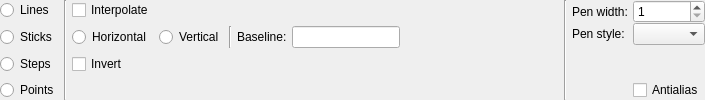
<?xml version="1.0" encoding="UTF-8"?>
<ui version="4.0">
 <class>CurveStyleWidget</class>
 <widget class="QWidget" name="CurveStyleWidget">
  <property name="geometry">
   <rect>
    <x>0</x>
    <y>0</y>
    <width>705</width>
    <height>98</height>
   </rect>
  </property>
  <property name="windowTitle">
   <string>Form</string>
  </property>
  <layout class="QGridLayout" name="gridLayout">
   <property name="horizontalSpacing">
    <number>5</number>
   </property>
   <property name="verticalSpacing">
    <number>-1</number>
   </property>
   <property name="margin">
    <number>0</number>
   </property>
   <item row="1" column="5">
    <widget class="Line" name="line_5">
     <property name="orientation">
      <enum>Qt::Vertical</enum>
     </property>
    </widget>
   </item>
   <item row="2" column="3">
    <widget class="QCheckBox" name="checkBoxStepsInvert">
     <property name="text">
      <string>Invert</string>
     </property>
    </widget>
   </item>
   <item row="1" column="4">
    <widget class="QRadioButton" name="radioButtonSticksOrientationVertical">
     <property name="text">
      <string>Vertical</string>
     </property>
    </widget>
   </item>
   <item row="0" column="3">
    <widget class="QCheckBox" name="checkBoxLinesInterpolate">
     <property name="text">
      <string>Interpolate</string>
     </property>
    </widget>
   </item>
   <item row="2" column="0" colspan="2">
    <widget class="QRadioButton" name="radioButtonSteps">
     <property name="sizePolicy">
      <sizepolicy hsizetype="Minimum" vsizetype="Fixed">
       <horstretch>0</horstretch>
       <verstretch>0</verstretch>
      </sizepolicy>
     </property>
     <property name="text">
      <string>Steps</string>
     </property>
    </widget>
   </item>
   <item row="1" column="3">
    <widget class="QRadioButton" name="radioButtonSticksOrientationHorizontal">
     <property name="text">
      <string>Horizontal</string>
     </property>
    </widget>
   </item>
   <item row="1" column="7">
    <widget class="QLineEdit" name="lineEditSticksBaseline">
     <property name="sizePolicy">
      <sizepolicy hsizetype="Minimum" vsizetype="Fixed">
       <horstretch>0</horstretch>
       <verstretch>0</verstretch>
      </sizepolicy>
     </property>
    </widget>
   </item>
   <item row="1" column="6">
    <widget class="QLabel" name="labelSticksBaseline">
     <property name="text">
      <string>Baseline:</string>
     </property>
    </widget>
   </item>
   <item row="0" column="0" colspan="2">
    <widget class="QRadioButton" name="radioButtonLines">
     <property name="sizePolicy">
      <sizepolicy hsizetype="Minimum" vsizetype="Fixed">
       <horstretch>0</horstretch>
       <verstretch>0</verstretch>
      </sizepolicy>
     </property>
     <property name="text">
      <string>Lines</string>
     </property>
    </widget>
   </item>
   <item row="0" column="10" rowspan="4">
    <layout class="QGridLayout" name="gridLayout_2">
     <property name="horizontalSpacing">
      <number>5</number>
     </property>
     <item row="1" column="1">
      <widget class="rqt_multiplot::PenStyleComboBox" name="comboBoxPenStyle">
       <property name="sizePolicy">
        <sizepolicy hsizetype="Minimum" vsizetype="Fixed">
         <horstretch>0</horstretch>
         <verstretch>0</verstretch>
        </sizepolicy>
       </property>
       <property name="maximumSize">
        <size>
         <width>16777215</width>
         <height>16777215</height>
        </size>
       </property>
       <property name="currentIndex">
        <number>-1</number>
       </property>
       <property name="insertPolicy">
        <enum>QComboBox::NoInsert</enum>
       </property>
       <property name="iconSize">
        <size>
         <width>50</width>
         <height>16</height>
        </size>
       </property>
      </widget>
     </item>
     <item row="0" column="1">
      <widget class="QSpinBox" name="spinBoxPenWidth">
       <property name="sizePolicy">
        <sizepolicy hsizetype="Minimum" vsizetype="Fixed">
         <horstretch>0</horstretch>
         <verstretch>0</verstretch>
        </sizepolicy>
       </property>
       <property name="minimum">
        <number>1</number>
       </property>
       <property name="maximum">
        <number>100</number>
       </property>
      </widget>
     </item>
     <item row="1" column="0">
      <widget class="QLabel" name="label_3">
       <property name="sizePolicy">
        <sizepolicy hsizetype="Preferred" vsizetype="Preferred">
         <horstretch>0</horstretch>
         <verstretch>0</verstretch>
        </sizepolicy>
       </property>
       <property name="text">
        <string>Pen style:</string>
       </property>
      </widget>
     </item>
     <item row="0" column="0">
      <widget class="QLabel" name="label_4">
       <property name="sizePolicy">
        <sizepolicy hsizetype="Preferred" vsizetype="Preferred">
         <horstretch>0</horstretch>
         <verstretch>0</verstretch>
        </sizepolicy>
       </property>
       <property name="text">
        <string>Pen width:</string>
       </property>
      </widget>
     </item>
     <item row="2" column="0">
      <spacer name="verticalSpacer">
       <property name="orientation">
        <enum>Qt::Vertical</enum>
       </property>
       <property name="sizeHint" stdset="0">
        <size>
         <width>20</width>
         <height>40</height>
        </size>
       </property>
      </spacer>
     </item>
     <item row="3" column="1">
      <widget class="QCheckBox" name="checkBoxRenderAntialias">
       <property name="text">
        <string>Antialias</string>
       </property>
      </widget>
     </item>
    </layout>
   </item>
   <item row="1" column="8">
    <spacer name="horizontalSpacer">
     <property name="orientation">
      <enum>Qt::Horizontal</enum>
     </property>
     <property name="sizeHint" stdset="0">
      <size>
       <width>40</width>
       <height>20</height>
      </size>
     </property>
    </spacer>
   </item>
   <item row="0" column="2" rowspan="4">
    <widget class="Line" name="line_7">
     <property name="orientation">
      <enum>Qt::Vertical</enum>
     </property>
    </widget>
   </item>
   <item row="0" column="9" rowspan="4">
    <widget class="Line" name="line">
     <property name="orientation">
      <enum>Qt::Vertical</enum>
     </property>
    </widget>
   </item>
   <item row="1" column="0" colspan="2">
    <widget class="QRadioButton" name="radioButtonSticks">
     <property name="sizePolicy">
      <sizepolicy hsizetype="Minimum" vsizetype="Fixed">
       <horstretch>0</horstretch>
       <verstretch>0</verstretch>
      </sizepolicy>
     </property>
     <property name="text">
      <string>Sticks</string>
     </property>
    </widget>
   </item>
   <item row="3" column="0" colspan="2">
    <widget class="QRadioButton" name="radioButtonPoints">
     <property name="sizePolicy">
      <sizepolicy hsizetype="Minimum" vsizetype="Fixed">
       <horstretch>0</horstretch>
       <verstretch>0</verstretch>
      </sizepolicy>
     </property>
     <property name="text">
      <string>Points</string>
     </property>
    </widget>
   </item>
  </layout>
  <zorder>radioButtonLines</zorder>
  <zorder>radioButtonLines</zorder>
  <zorder>radioButtonSticks</zorder>
  <zorder>radioButtonSteps</zorder>
  <zorder>radioButtonPoints</zorder>
  <zorder>checkBoxLinesInterpolate</zorder>
  <zorder>radioButtonSticksOrientationHorizontal</zorder>
  <zorder>radioButtonSticksOrientationVertical</zorder>
  <zorder>labelSticksBaseline</zorder>
  <zorder>lineEditSticksBaseline</zorder>
  <zorder>checkBoxStepsInvert</zorder>
  <zorder>line_5</zorder>
  <zorder>line_7</zorder>
  <zorder>gridLayoutWidget</zorder>
  <zorder>line</zorder>
  <zorder>horizontalSpacer</zorder>
 </widget>
 <customwidgets>
  <customwidget>
   <class>rqt_multiplot::PenStyleComboBox</class>
   <extends>QComboBox</extends>
   <header location="global">rqt_multiplot/PenStyleComboBox.h</header>
  </customwidget>
 </customwidgets>
 <resources/>
 <connections/>
</ui>
